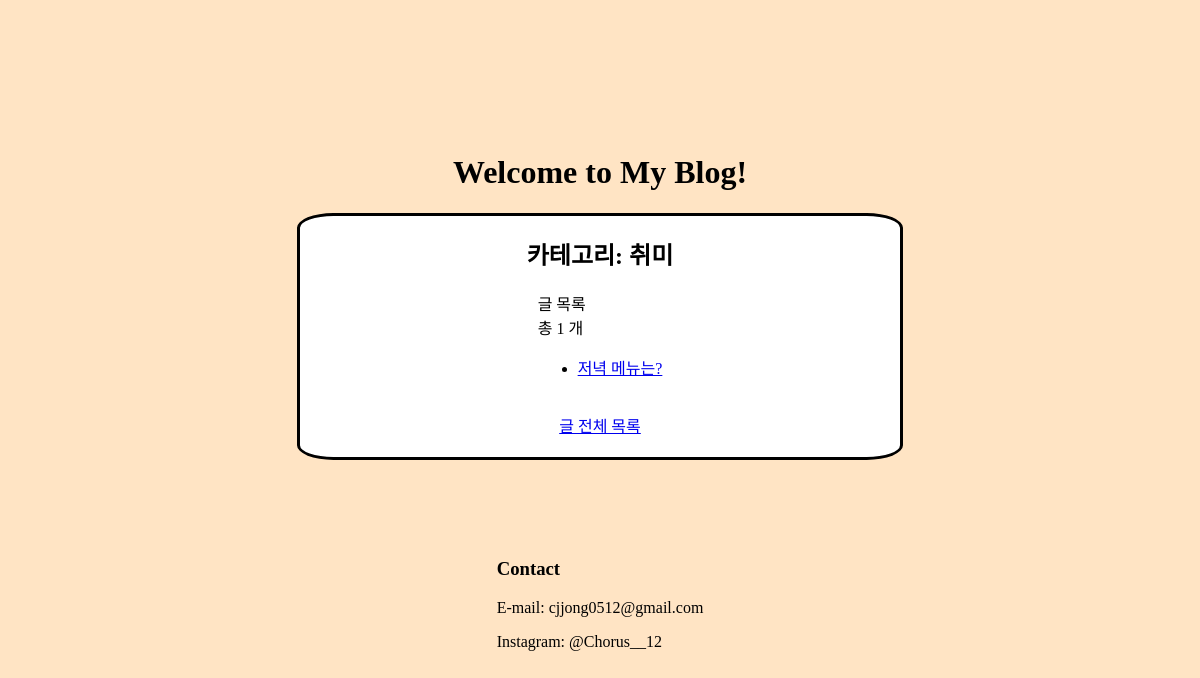
The app's page /category/Hobby, older data.
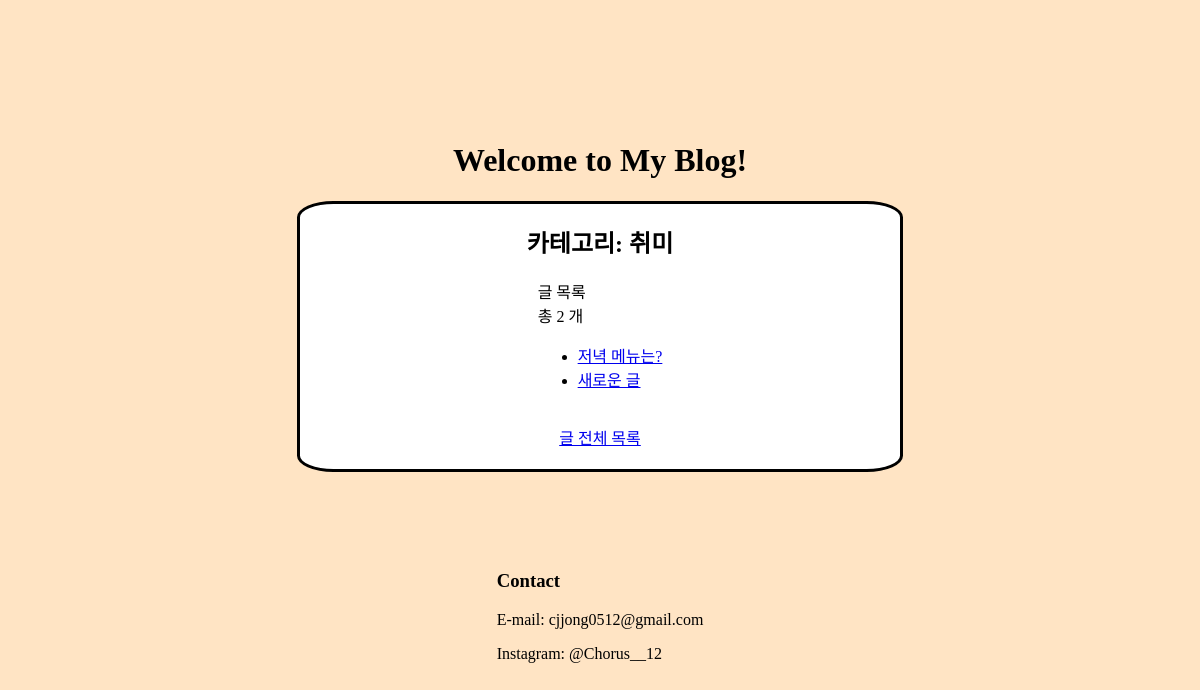
The same page, newer data.
### blogApp/models.py (models this page shows, shortened)
class Article(models.Model):
  title = models.CharField(max_length=200)
  content = models.TextField()
  CATEGORY_CHOICES = [
    ('Hobby', '취미'),
    ('Food', '음식'),
    ('Programming', '프로그래밍'),
  ]
  category = models.CharField(max_length=20, choices=CATEGORY_CHOICES)
  reg_time = models.DateTimeField(auto_now_add=True)

### blogApp/views.py (the view)
# urls.py: path('category/<str:category_id>', views.category, name='category'),
def category(request, category_id):
  articles = Article.objects.filter(category=category_id)
  category_name = dict(Article.CATEGORY_CHOICES)[category_id]
  return render(request, 'category.html', {'articles':articles, 'category': category_name})

### blogApp/templates/category.html (shortened to what this page needs)
{% extends 'base.html' %}
{% block css %}
{% load static %}
  <link rel="stylesheet" type="text/css" href="{% static 'category.css' %}" />
{% endblock %}
{% block title %}
<h1>Welcome to My Blog!</h1>
{% endblock %}
{% block content %}
  <div class="main">
  <h2>카테고리: {{ category }}</h2>
  <div>글 목록
    총 {{ articles.count }} 개
  <ul>
    {% for article in articles %}
    <li><a href="{% url 'detail' article.id %}">{{ article.title }}</a></li>
    {% endfor %}
  </ul>
  </div>
  <br>
  <a href="{% url 'list' %}">글 전체 목록</a>
  </div>
{% endblock %}
{% block foot %}
  <div class="foot">
    <div>
      <h3>Contact</h3>
      <p>E-mail: cjjong0512@gmail.com</p>
      <p>Instagram: @Chorus__12</p>
    </div>
  </div>
{% endblock foot %}

Row changes from the older to the newer data that the page shows:
added Article: title "새로운 글"
Text that changed along with them:
{{ articles.count }}: "1" → "2"
